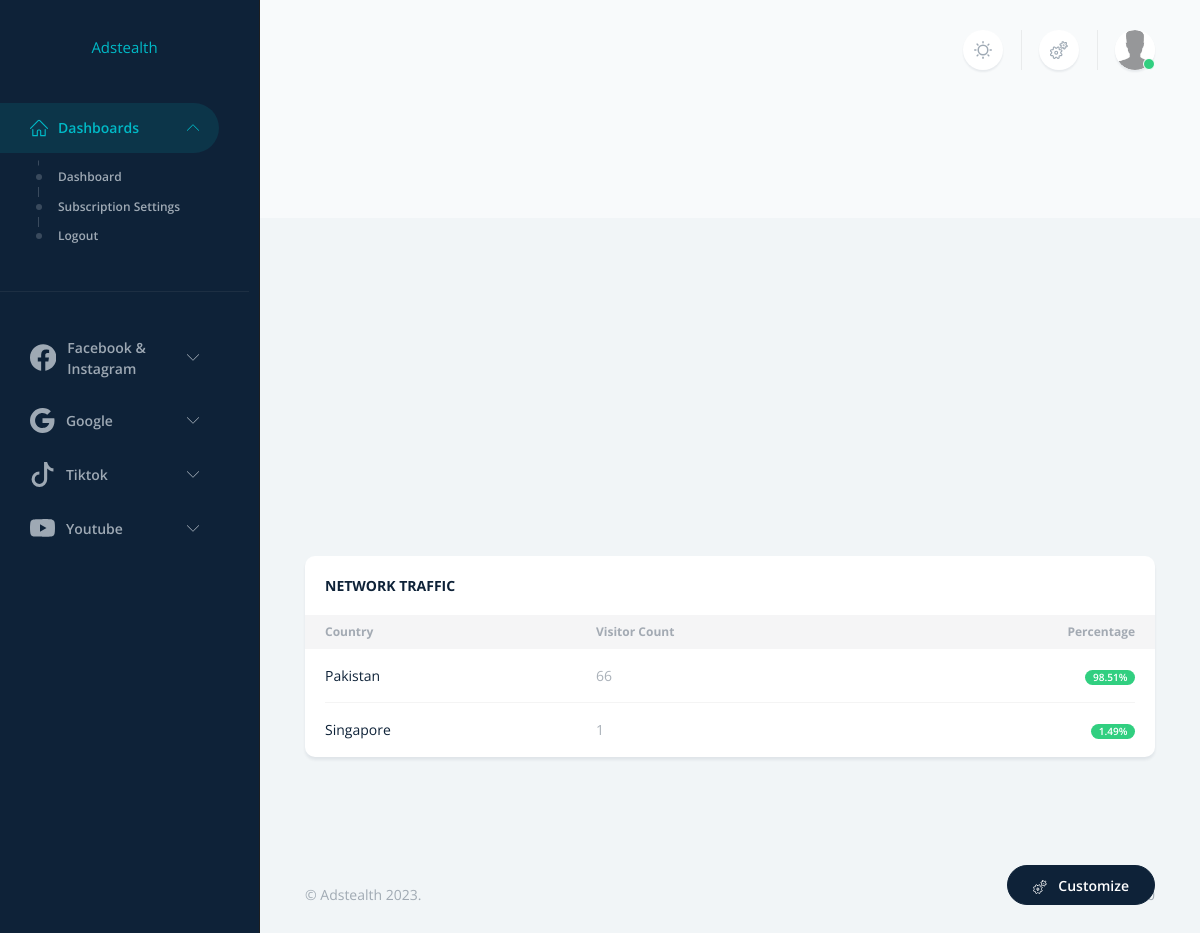
Page / (signed in) on the earlier database version.
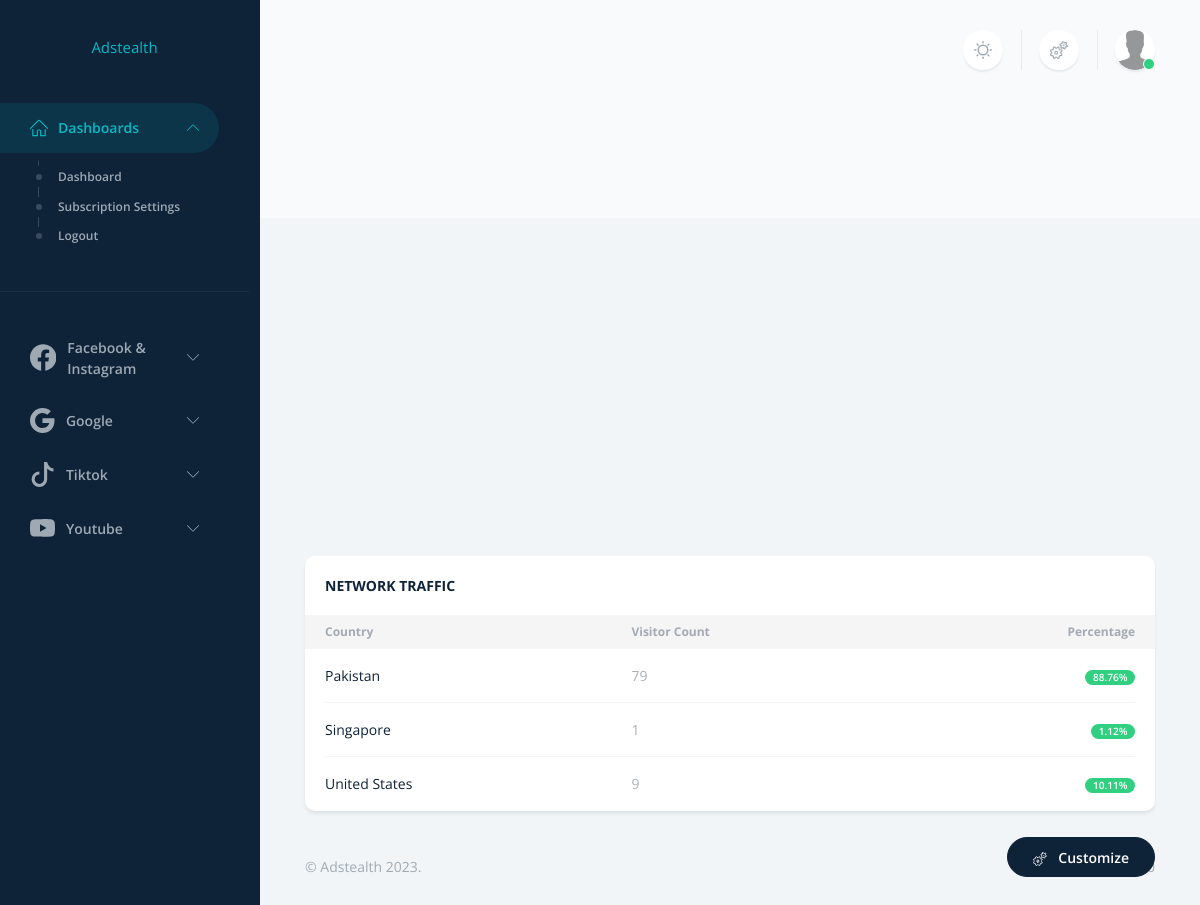
Same page on the later database version.
### AdPages/models.py (models this page shows, shortened)
class Visitor1(models.Model):
    ip_address   = models.CharField(max_length=100)
    country_name = models.CharField(max_length=100)
    coordinates  = models.CharField(max_length=100)
    city         = models.CharField(max_length=100)
    timestamp    = models.DateTimeField(auto_now_add=True)

### AdPages/views.py (the view)
# urls.py: path('', Dashboard, name='dashboard'),
def Dashboard(request):
    if not request.user.is_authenticated:
        return redirect(freeDashboard)
    user = request.user
    usersubscribe = request.user.subscription_id
    try:
        stripe.api_key = 'sk_test_51M1RZSEQYK3RMvApDzbiHMTOBZUypqMeAtpoyqhLAbmvCDMP71ulYUPGR68CvZpTM0CNGcPT9kJhJPY3C7YFtReI00Tw4Tc6ao'
        subscription = stripe.Subscription.retrieve(usersubscribe)
        active_status2 = subscription['plan']['active']
        print(active_status2)
    except:
        active_status2 = False
    visitors = Visitor1.objects.all()
    visitor_data_by_country = defaultdict(lambda: {'visitor_count': 0, 'timestamps': [], 'cities': []})
    for visitor in visitors:
        country_name = visitor.country_name
        visitor_data_by_country[country_name]['visitor_count'] += 1
        visitor_data_by_country[country_name]['timestamps'].append(visitor.timestamp)
        visitor_data_by_country[country_name]['cities'].append(visitor.city)
    total_visitors = sum(data['visitor_count'] for data in visitor_data_by_country.values())
    for data in visitor_data_by_country.values():
        data['percentage'] = (data['visitor_count'] / total_visitors) * 100
    visitor_count_by_country = [{'country_name': country_name, **data} for country_name, data in visitor_data_by_country.items()]
    print(visitor_count_by_country)
    return render(request, 'dashboard.html', {'visitor_data': visitor_count_by_country, 'active_status2': active_status2, 'user': request.user,})

### Templates/dashboard.html (shortened to what the changed rows need)
<!DOCTYPE html>
<html lang="en" data-theme="light"  data-sidebar-behaviour="fixed" data-navigation-color="inverted" data-is-fluid="true">
    <head>
        {% load static %}
        <link rel="stylesheet" href="{% static 'assets/css/style.css' %}" id="stylesheetLTR">
        <link rel="stylesheet" href="{% static 'assets/css/theme.bundle.css' %}" id="stylesheetLTR">
        <link rel="stylesheet" href="{% static 'assets/css/theme.rtl.bundle.css' %}" id="stylesheetRTL">
    </head>
    <body>
        <main>
            <div class="container-fluid">
                <main>
                    <br>
                    <div class="col-xxl-5 d-flex">
                        <div class="card border-0 flex-fill w-100">
                            <div class="card-header border-0 card-header-space-between">
                                <h2 class="card-header-title h4 text-uppercase">
                                    Network Traffic
                                </h2>
                            </div>
                            <div class="table-responsive">
                                <table id="projectsTable" class="table align-middle table-edge table-nowrap mb-0">
                                    <thead class="thead-light">
                                        <tr>
                                            <th>Country</th>
                                            <th>Visitor Count</th>
                                            <th class="text-end">Percentage</th>
                                        </tr>
                                    </thead>
                                    <tbody>
                                        {% for visit in visitor_data %}
                                            <tr>
                                                <td>
                                                    {{ visit.country_name }}
                                                </td>
                                                <td class="text-muted">
                                                    {{ visit.visitor_count }}
                                                </td>
                                                <td class="text-end">
                                                    <span class="badge text-bg-success rounded-pill">
                                                    {{ visit.percentage | floatformat:"2" }}%
                                                    </span>
                                                </td>
                                            </tr>
                                        {% endfor %}
                                    </tbody>
                                </table>
                            </div>
                        </div>
                    </div>
                </main>
            </div>
        </main>
    </body>
</html>

Differences in the rows shown:
added Visitor1: country_name "United States"
Other differences:
new list line: "Pakistan"
new list line: "79 88.76 %"
new list line: "Singapore"
new list line: "1 1.12 %"
new list line: "9 10.11 %"
list line gone: "Pakistan"
list line gone: "66 98.51 %"
list line gone: "Singapore"
list line gone: "1 1.49 %"
